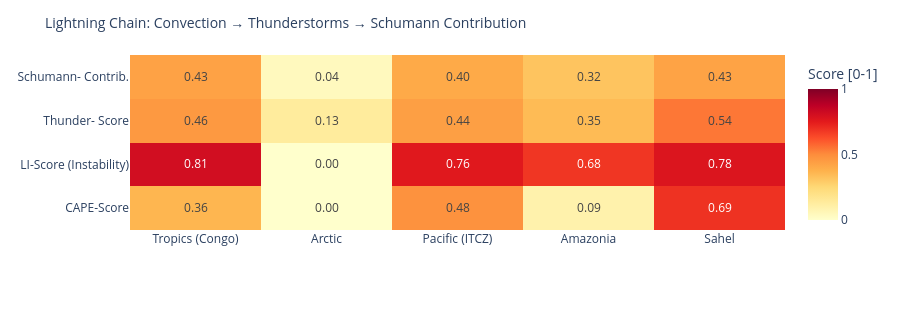

Notebook source saved alongside this figure:
### Code cell
# ============================================================
# LIGHTNING CHAIN: Convection → Thunderstorms → Schumann
# Shows the causal chain per measurement point as heatmap
# ============================================================

def cape_score(v):
    """CAPE → normalized score [0,1]"""
    if v is None or pd.isna(v): return 0.0
    return min(1.0, float(v) / 3000)

def li_score(v):
    """Lifted Index: negative = unstable → score [0,1]"""
    if v is None or pd.isna(v): return 0.3
    return min(1.0, max(0.0, (-float(v) + 6) / 12))

def cloud_score(v):
    if v is None or pd.isna(v): return 0.3
    return float(v) / 100

def thunder_score(row):
    """Kombinierter Gewitterwahrscheinlichkeits-Score
    CAPE + LI + Bedeckung + WMO-Gewitter + konvektiver Niederschlag (showers)
    Hinweis: X-Ray und Kp sind kein Bestandteil – nur geomagn./solarer Kontext.
    """
    cs = cape_score(row.get('cape'))
    ls = li_score(row.get('li'))
    cl = cloud_score(row.get('cloud'))
    t  = 1.0 if row.get('thunderstorm') else 0.0
    # Convective precipitation (showers) as additional indicator
    sh = min(1.0, (row.get('showers') or 0) / 5.0)
    return round(cs * 0.30 + ls * 0.25 + cl * 0.15 + t * 0.20 + sh * 0.10, 3)

def schumann_contribution(t_score, lat):
    """Schumann contribution: higher in tropics (±30°), scaled by thunderstorm score"""
    lat_weight = max(0.3, 1.0 - abs(lat) / 60)
    return round(t_score * lat_weight, 3)

df_atm['cape_score']   = df_atm.apply(lambda r: cape_score(r['cape']), axis=1)
df_atm['li_score']     = df_atm.apply(lambda r: li_score(r['li']),    axis=1)
df_atm['thunder_score']= df_atm.apply(lambda r: thunder_score(r.to_dict()), axis=1)
df_atm['schumann_contribution'] = df_atm.apply(
    lambda r: schumann_contribution(r['thunder_score'], r['lat']), axis=1)

metrics = ['cape_score', 'li_score', 'thunder_score', 'schumann_contribution']
labels  = ['CAPE-Score', 'LI-Score\n(Instability)', 'Thunder-\nScore', 'Schumann-\nContrib.']
z_data  = [df_atm[m].tolist() for m in metrics]

fig = go.Figure(go.Heatmap(
    z=z_data,
    x=df_atm['point'].tolist(),
    y=labels,
    colorscale='YlOrRd',
    zmin=0, zmax=1,
    text=[[f'{v:.2f}' for v in row] for row in z_data],
    texttemplate='%{text}', textfont=dict(size=12),
    colorbar=dict(title='Score [0-1]')
))
fig.update_layout(
    title=dict(text='Lightning Chain: Convection → Thunderstorms → Schumann Contribution', font=dict(size=14)),
    height=310,
    plot_bgcolor='rgba(0,0,0,0)', paper_bgcolor='rgba(0,0,0,0)',
    margin=dict(l=130, r=80, t=55, b=80)
)
fig.show()

### Figure 1 — Plotly figure (JSON) as saved in the notebook; plotly's stock layout.template omitted (floating-point values rounded to 4 significant figures)
{"data": [{"colorbar": {"title": {"text": "Score [0-1]"}}, "colorscale": [[0.0, "rgb(255,255,204)"], [0.125, "rgb(255,237,160)"], [0.25, "rgb(254,217,118)"], [0.375, "rgb(254,178,76)"], [0.5, "rgb(253,141,60)"], [0.625, "rgb(252,78,42)"], [0.75, "rgb(227,26,28)"], [0.875, "rgb(189,0,38)"], [1.0, "rgb(128,0,38)"]], "text": [["0.36", "0.00", "0.48", "0.09", "0.69"], ["0.81", "0.00", "0.76", "0.68", "0.78"], ["0.46", "0.13", "0.44", "0.35", "0.54"], ["0.43", "0.04", "0.40", "0.32", "0.43"]], "textfont": {"size": 12}, "texttemplate": "%{text}", "type": "heatmap", "x": ["Tropics (Congo)", "Arctic", "Pacific (ITCZ)", "Amazonia", "Sahel"], "y": ["CAPE-Score", "LI-Score\n(Instability)", "Thunder-\nScore", "Schumann-\nContrib."], "z": [[0.3633, 0.0, 0.4833, 0.09, 0.6933], [0.8083, 0.0, 0.7583, 0.6833, 0.775], [0.46, 0.134, 0.44, 0.347, 0.544], [0.429, 0.04, 0.403, 0.318, 0.426]], "zmax": 1, "zmin": 0}], "layout": {"height": 310, "margin": {"b": 80, "l": 130, "r": 80, "t": 55}, "paper_bgcolor": "rgba(0,0,0,0)", "plot_bgcolor": "rgba(0,0,0,0)", "title": {"font": {"size": 14}, "text": "Lightning Chain: Convection → Thunderstorms → Schumann Contribution"}}}
